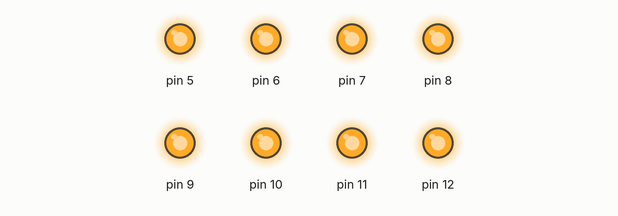
Bench run of a sketch on a simulated Arduino Uno, built with avr-gcc and run on an emulated ATmega328P. Parts: output pins drawn as LEDs (lit = HIGH).

Above: at 0.5 s.
At 3.5 s:
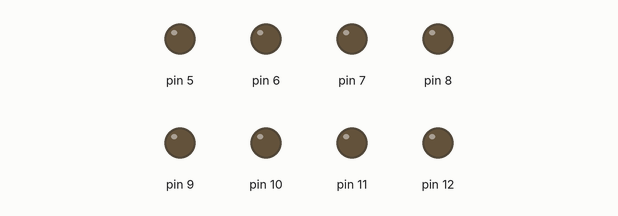
Timing chart, 0 to 4.6 s (numbered marks = the images above):
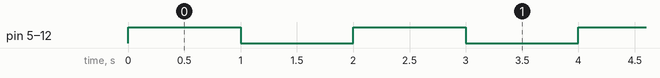

Measured:
- by itself, pin 5–12: alternates HIGH for 1.0 s and LOW for 1.0 s

The sketch:

LED_Pattern_Generation.ino
```cpp
// C++ code
//
void setup()
{
  pinMode(12, OUTPUT);
  pinMode(11, OUTPUT);
  pinMode(10, OUTPUT);
  pinMode(9, OUTPUT);
  pinMode(8, OUTPUT);
  pinMode(7, OUTPUT);
  pinMode(6, OUTPUT);
  pinMode(5, OUTPUT);
}

void loop()
{
  digitalWrite(12, HIGH);
  digitalWrite(11, HIGH);
  digitalWrite(10, HIGH);
  digitalWrite(9, HIGH);
  digitalWrite(8, HIGH);
  digitalWrite(7, HIGH);
  digitalWrite(6, HIGH);
  digitalWrite(5, HIGH);
  delay(1000); // Wait for 1000 millisecond(s)
  digitalWrite(12, LOW);
  digitalWrite(11, LOW);
  digitalWrite(10, LOW);
  digitalWrite(9, LOW);
  digitalWrite(8, LOW);
  digitalWrite(7, LOW);
  digitalWrite(6, LOW);
  digitalWrite(5, LOW);
  delay(1000); // Wait for 1000 millisecond(s)
}
```
